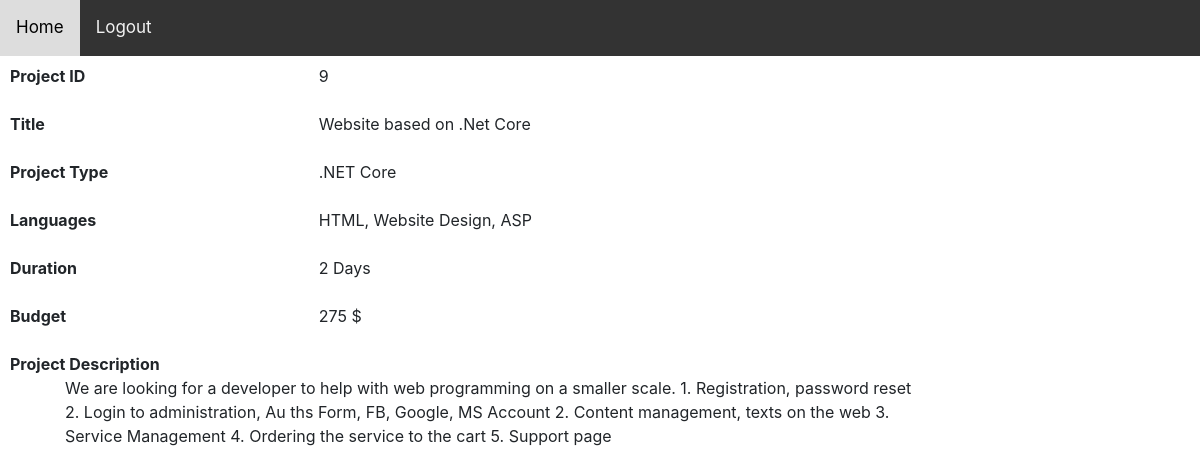
The app's page /coder/coderviewproject.php?ProjectID=9 (signed in) with its own data.
### tables this page shows
CREATE TABLE IF NOT EXISTS `project` (
`ProjectID` int(12) NOT NULL,
  `ClientID` int(12) DEFAULT NULL,
  `Name` varchar(200) DEFAULT NULL,
  `Type` varchar(25) DEFAULT NULL,
  `Languages` varchar(250) DEFAULT NULL,
  `Duration` varchar(20) NOT NULL,
  `Budget` varchar(20) NOT NULL,
  `Description` varchar(1000) NOT NULL
);

### coder/coderviewproject.php (the view, shortened to what this page needs)
<?php
require_once("coderheader.php");
require_once("../connection.php");
$projectID = $_GET['ProjectID'];
$query = " SELECT * FROM project WHERE ProjectID = $projectID";
$result = mysqli_query($conn,$query);
if (mysqli_num_rows($result) > 0) {
  while($row=mysqli_fetch_assoc($result))
  {
  $projectID = $row['ProjectID'];
  $proj_name = $row['Name'];
  $proj_type = $row['Type'];
  $proj_languages = $row['Languages'];
  $proj_duration = $row['Duration'];
  $proj_budget = $row['Budget'];
  $proj_description = $row['Description'];
}
}
?>
<html>
<head>
<link rel="stylesheet" type="text/css" href="../CSS/bootstrap.css">
</head>
<body>
<div class="row mt-2" style="padding-left:25px;">
<dl class="row">
  <dt class="col-sm-3">Project ID</dt>
  <dd class="col-sm-9"><p><?php echo $projectID; ?></p></dd>
  <dt class="col-sm-3">Title</dt>
  <dd class="col-sm-9"><p><?php echo $proj_name; ?></p></dd>
  <dt class="col-sm-3 text-truncate">Project Type</dt>
  <dd class="col-sm-9"><p><?php echo $proj_type;?><p></dd>
  <dt class="col-sm-3 text-truncate">Languages</dt>
  <dd class="col-sm-9"><p><?php echo $proj_languages;?><p></dd>
  <dt class="col-sm-3">Duration</dt>
  <dd class="col-sm-9"><p><?php echo $proj_duration; ?></p></dd>
  <dt class="col-sm-3">Budget</dt>
  <dd class="col-sm-9"><p><?php echo $proj_budget;?><p></dd>
  <dt class="col-sm-3">Project Description</dt>
 <div style="padding-left:55px;"> <dd class="col-sm-9"><?php echo $proj_description;?></dd></div>
</dl>
</div>
</body>
</html>

### coder/coderheader.php (style rules this page uses)
body { margin: 1; font-family: Arial, Helvetica, sans-serif; }

### records on screen
project: ProjectID "9", Name "Website based on .Net Core", Type ".NET Core", Languages "HTML, Website Design, ASP", Duration "2 Days", Budget "275 $", Description "We are looking for a developer to help with web programming on a smaller scale. 1. Registration, password reset 2. Login to administration, Au ths Form, FB, Google, MS Account 2. Content management, texts on the web 3. Service Management 4. Ordering the service to the cart 5. Support page"
